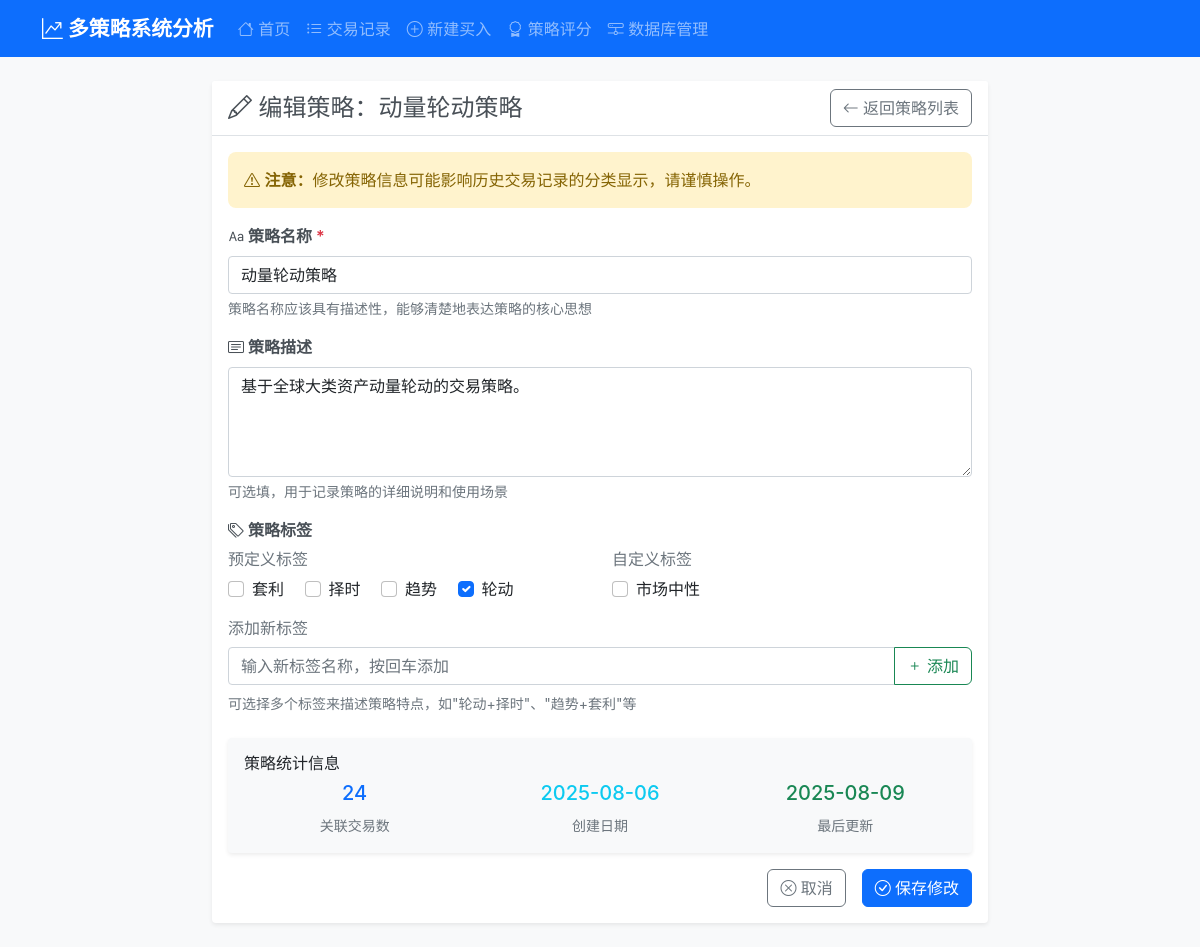
The page /strategy/2/edit on the database its author committed.
### tables this page shows
CREATE TABLE strategies (
                id INTEGER PRIMARY KEY AUTOINCREMENT,
                name TEXT NOT NULL UNIQUE,
                description TEXT,
                is_active BOOLEAN DEFAULT 1,
                created_at TIMESTAMP DEFAULT CURRENT_TIMESTAMP,
                updated_at TIMESTAMP DEFAULT CURRENT_TIMESTAMP
            );

CREATE TABLE strategy_tags (
                id INTEGER PRIMARY KEY AUTOINCREMENT,
                name TEXT NOT NULL UNIQUE,
                is_predefined BOOLEAN DEFAULT 0,
                created_at TIMESTAMP DEFAULT CURRENT_TIMESTAMP
            );

### routes/strategy_routes.py (the view, shortened to what this page needs)
@strategy_bp.route('/strategy/<int:strategy_id>/edit', methods=['GET', 'POST'])
def edit_strategy(strategy_id):
    try:
        strategy_service = StrategyService(current_app.db_service)
        trading_service = TradingService(current_app.db_service)
        if request.method == 'GET':
            strategy_obj = strategy_service.get_strategy_by_id(strategy_id, return_dto=True)
            from services.mappers import to_dict_dataclass
            strategy = to_dict_dataclass(strategy_obj) if strategy_obj else None
            if not strategy:
                return redirect(url_for('strategy.strategies'))
            trades = trading_service.get_all_trades(strategy=strategy['name'])
            strategy['trade_count'] = len([t for t in trades if t['status'] != 'deleted'])
            tags_data = strategy_service.get_all_tags()
            return render_template('edit_strategy.html',
                                 strategy=strategy,
                                 tags=tags_data)
    except Exception as e:
        current_app.logger.error(f"编辑策略失败: {str(e)}")
        return redirect(url_for('strategy.strategies'))

### services/database_service.py (called while the page is built)
    def execute_query(self, query: str, params: tuple = (), fetch_one: bool = False, fetch_all: bool = True) -> Any:
        with self.get_connection() as conn:
            cursor = conn.cursor()
            cursor.execute(query, params)
            if query.strip().upper().startswith(('INSERT', 'UPDATE', 'DELETE')):
                conn.commit()
            if fetch_one:
                return cursor.fetchone()
            elif fetch_all:
                return cursor.fetchall()
            else:
                return cursor.lastrowid

### services/mappers.py (called while the page is built)
def to_dict_dataclass(obj) -> Dict[str, Any]:
    try:
        return asdict(obj)
    except Exception:
        return dict(obj)  # fallback

def dict_to_strategy_dto(s: Dict[str, Any]) -> StrategyDTO:
    return StrategyDTO(
        id=int(s.get('id', 0) or 0),
        name=s.get('name', ''),
        description=s.get('description', ''),
        is_active=int(s.get('is_active', 1) or 1),
        tags=list(s.get('tags', []) or []),
        created_at=str(s.get('created_at', '') or ''),
        updated_at=str(s.get('updated_at', '') or ''),
    )

### services/strategy_service.py (called while the page is built)
    def get_strategy_by_id(self, strategy_id: int, return_dto: bool = False) -> Optional[Any]:
        query = '''
            SELECT s.*, GROUP_CONCAT(st.name) as tag_names
            FROM strategies s
            LEFT JOIN strategy_tag_relations str ON s.id = str.strategy_id
            LEFT JOIN strategy_tags st ON str.tag_id = st.id
            WHERE s.id = ?
            GROUP BY s.id
        '''
        strategy = self.db.execute_query(query, (strategy_id,), fetch_one=True)
        if strategy:
            strategy_dict = dict(strategy)
            strategy_dict['tags'] = strategy_dict['tag_names'].split(',') if strategy_dict['tag_names'] else []
            del strategy_dict['tag_names']
            return dict_to_strategy_dto(strategy_dict) if return_dto else strategy_dict
        return None

    def get_all_tags(self) -> List[Dict[str, Any]]:
        query = "SELECT * FROM strategy_tags ORDER BY name"
        return [dict(tag) for tag in self.db.execute_query(query)]

### templates/edit_strategy.html (shortened to what this page needs)
{% extends "base.html" %}
{% block content %}
    <div class="row justify-content-center">
        <div class="col-lg-8 col-md-10">
            <div class="card">
                <div class="card-header">
                    <div class="d-flex justify-content-between align-items-center">
                        <h4 class="card-title mb-0">
                            <i class="bi bi-pencil"></i> 编辑策略：{{ strategy.name }}
                        </h4>
                        <a href="{{ url_for('strategy.strategies') }}"
                           class="btn btn-outline-secondary">
                            <i class="bi bi-arrow-left"></i> 返回策略列表
                        </a>
                    </div>
                </div>
                <div class="card-body">
                    <div class="alert alert-warning" role="alert">
                        <i class="bi bi-exclamation-triangle"></i>
                        <strong>注意：</strong>修改策略信息可能影响历史交易记录的分类显示，请谨慎操作。
                    </div>
                    <form id="editStrategyForm" method="post">
                        <div class="mb-3">
                            <label for="strategyName" class="form-label">
                                <i class="bi bi-type"></i> 策略名称 <span class="text-danger">*</span>
                            </label>
                            <input type="text"
                                   class="form-control"
                                   id="strategyName"
                                   name="name"
                                   value="{{ strategy.name }}"
                                   placeholder="例如：动量轮动策略、趋势反转策略等"
                                   required>
                            <div class="form-text">策略名称应该具有描述性，能够清楚地表达策略的核心思想</div>
                        </div>
                        <div class="mb-3">
                            <label for="strategyDescription" class="form-label">
                                <i class="bi bi-card-text"></i> 策略描述
                            </label>
                            <textarea class="form-control"
                                      id="strategyDescription"
                                      name="description"
                                      rows="4"
                                      placeholder="详细描述策略的交易逻辑、适用市场环境、风险控制等...">{{ strategy.description or '' }}</textarea>
                            <div class="form-text">可选填，用于记录策略的详细说明和使用场景</div>
                        </div>
                        <div class="mb-4">
                            <label class="form-label">
                                <i class="bi bi-tags"></i> 策略标签
                            </label>
                            <div class="row">
                                <div class="col-md-6">
                                    <h6 class="text-muted">预定义标签</h6>
                                    <div class="predefined-tags">
                                        {% for tag in tags %}
                                            {% if tag.is_predefined %}
                                                <div class="form-check form-check-inline">
                                                    <input class="form-check-input"
                                                           type="checkbox"
                                                           name="tags"
                                                           value="{{ tag.name }}"
                                                           id="predefined_{{ tag.id }}"
                                                           {{ 'checked' if tag.name in strategy.tags else '' }}>
                                                    <label class="form-check-label" for="predefined_{{ tag.id }}">{{ tag.name }}</label>
                                                </div>
                                            {% endif %}
                                        {% endfor %}
                                    </div>
                                </div>
                                <div class="col-md-6">
                                    <h6 class="text-muted">自定义标签</h6>
                                    <div class="custom-tags">
                                        {% for tag in tags %}
                                            {% if not tag.is_predefined %}
                                                <div class="form-check form-check-inline">
                                                    <input class="form-check-input"
                                                           type="checkbox"
                                                           name="tags"
                                                           value="{{ tag.name }}"
                                                           id="custom_{{ tag.id }}"
                                                           {{ 'checked' if tag.name in strategy.tags else '' }}>
                                                    <label class="form-check-label" for="custom_{{ tag.id }}">{{ tag.name }}</label>
                                                </div>
                                            {% endif %}
                                        {% endfor %}
                                    </div>
                                </div>
                            </div>
                            <div class="mt-3">
                                <h6 class="text-muted">添加新标签</h6>
                                <div class="input-group">
                                    <input type="text"
                                           class="form-control"
                                           id="newTagInput"
                                           placeholder="输入新标签名称，按回车添加">
                                    <button type="button" class="btn btn-outline-success" id="addTagBtn">
                                        <i class="bi bi-plus"></i> 添加
                                    </button>
                                </div>
                            </div>
                            <div class="form-text">可选择多个标签来描述策略特点，如"轮动+择时"、"趋势+套利"等</div>
                        </div>
                        <div class="mb-3">
                            <div class="card bg-light">
                                <div class="card-body">
                                    <h6 class="card-title">策略统计信息</h6>
                                    <div class="row">
                                        <div class="col-md-4">
                                            <div class="text-center">
                                                <h5 class="text-primary">{{ strategy.trade_count }}</h5>
                                                <small class="text-muted">关联交易数</small>
                                            </div>
                                        </div>
                                        <div class="col-md-4">
                                            <div class="text-center">
                                                <h5 class="text-info">{{ strategy.created_at[:10] }}</h5>
                                                <small class="text-muted">创建日期</small>
                                            </div>
                                        </div>
                                        <div class="col-md-4">
                                            <div class="text-center">
                                                <h5 class="text-success">{{ strategy.updated_at[:10] }}</h5>
                                                <small class="text-muted">最后更新</small>
                                            </div>
                                        </div>
                                    </div>
                                </div>
                            </div>
                        </div>
                        <div class="d-grid gap-2 d-md-flex justify-content-md-end">
                            <a href="{{ url_for('strategy.strategies') }}"
                               class="btn btn-outline-secondary me-md-2">
                                <i class="bi bi-x-circle"></i> 取消
                            </a>
                            <button type="submit" class="btn btn-primary">
                                <i class="bi bi-check-circle"></i> 保存修改
                            </button>
                        </div>
                    </form>
                </div>
            </div>
        </div>
    </div>
{% endblock %}

### static/css/style.css (style rules this page uses)
body { font-family: -apple-system, BlinkMacSystemFont, 'Segoe UI', Roboto, Oxygen, Ubuntu, Cantarell, sans-serif; background-color: #f8f9fa; }
.card { border: none; box-shadow: 0 0.125rem 0.25rem rgb(0 0 0 / 7.5%); transition: box-shadow 0.15s ease-in-out; }
.btn { font-weight: 500; border-radius: 0.375rem; transition: all 0.15s ease-in-out; }
.card-header { background-color: #fff; border-bottom: 1px solid #dee2e6; font-weight: 600; }
.card-header .card-title { color: #495057; }
.form-label { font-weight: 600; color: #495057; margin-bottom: 0.5rem; }
.text-danger { color: #dc3545 !important; }
.alert { border: none; border-radius: 0.5rem; }
.alert-warning { background-color: #fff3cd; color: #856404; }

### rows shown on the page
strategies: name "动量轮动策略", description "基于全球大类资产动量轮动的交易策略。", created_at "2025-08-06", updated_at "2025-08-09"
strategy_tags: name "套利"
strategy_tags: name "择时"
strategy_tags: name "趋势"
strategy_tags: name "轮动"
strategy_tags: name "市场中性"

### other values the page prints
{{ strategy.trade_count }} "24"
